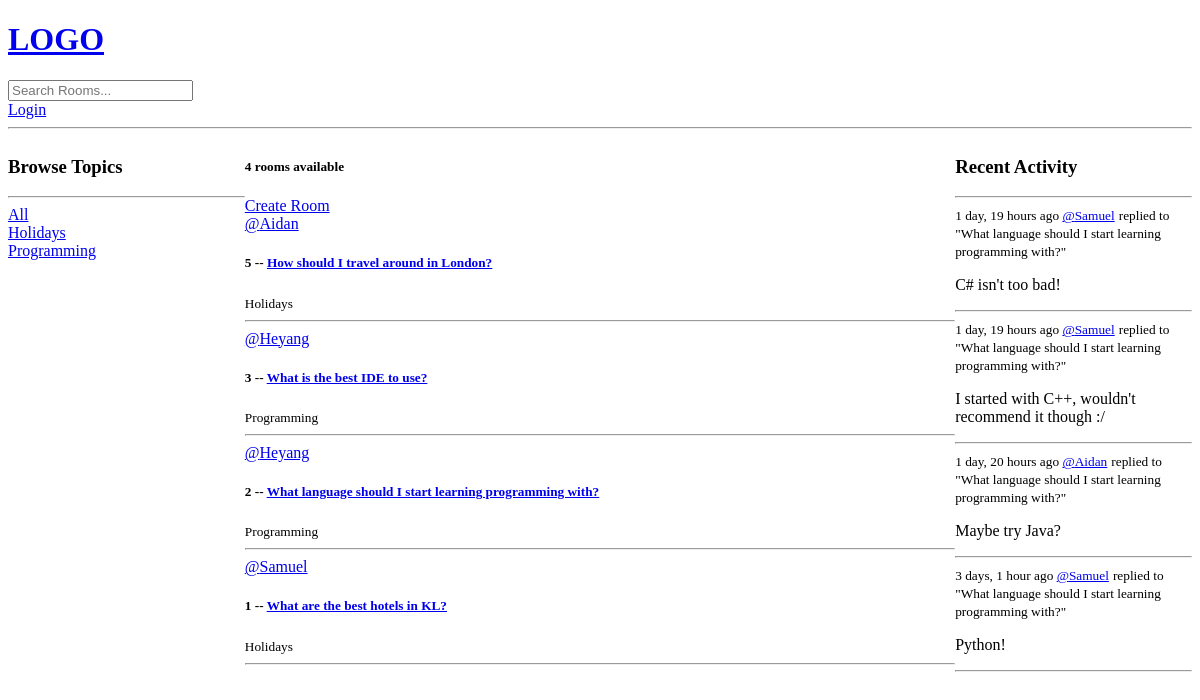
The app's page /, older data.
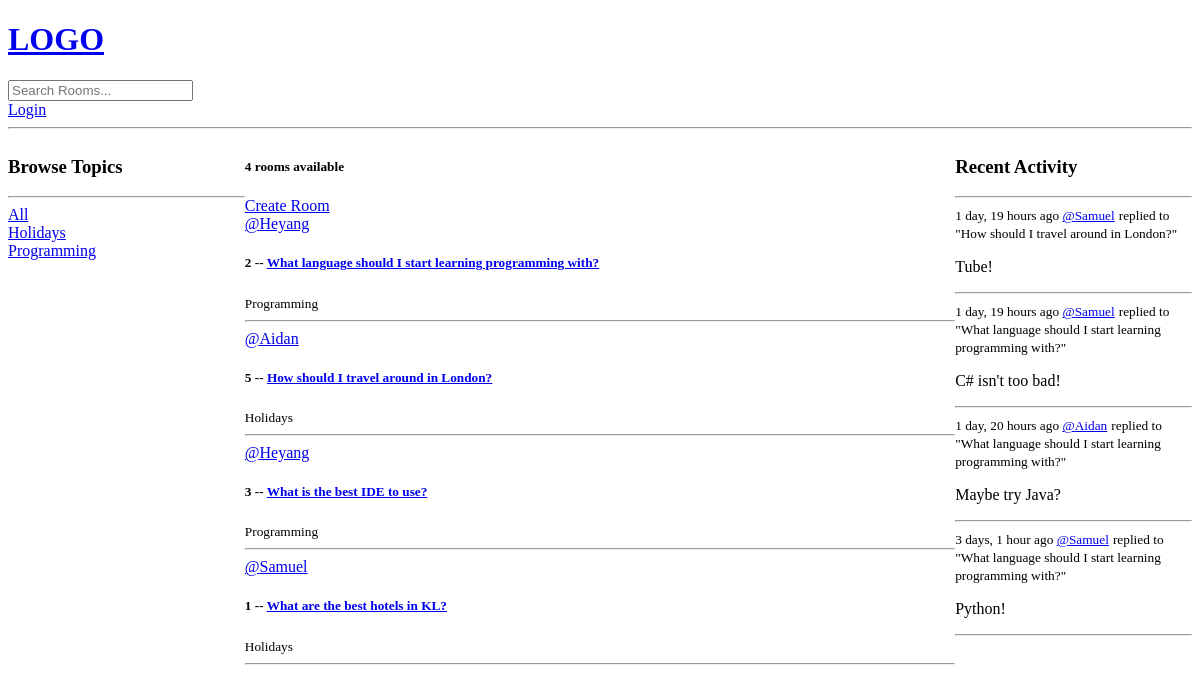
The same page, newer data.
### base/models.py (models this page shows, shortened)
class Topic(models.Model):
    name = models.CharField(max_length=250)

class Room(models.Model):
    host = models.ForeignKey(User, on_delete=models.SET_NULL, null=True)
    topic = models.ForeignKey(Topic, on_delete=models.SET_NULL, null=True)
    name = models.CharField(max_length=200)
    description = models.TextField(null=True, blank=True)
    participants = models.ManyToManyField(User, related_name='participants', blank=True)
    updated = models.DateTimeField(auto_now=True)
    created = models.DateTimeField(auto_now_add=True)
    class Meta:
        ordering = ['-updated', '-created']
    def __str__(self):
        return self.name

class Message(models.Model):
    user = models.ForeignKey(User, on_delete=models.CASCADE)
    room = models.ForeignKey(Room, on_delete=models.CASCADE)
    body = models.TextField()
    updated = models.DateTimeField(auto_now=True)
    created = models.DateTimeField(auto_now_add=True)
    class Meta:
        ordering = ['-updated', '-created']

### base/views.py (the view)
# urls.py: path('', views.home, name="home"),
def home(request):
    q = request.GET.get('q') if request.GET.get('q') != None else ''
    rooms = Room.objects.filter(
        Q(topic__name__icontains=q) |
        Q(name__icontains=q) |
        Q(description__icontains=q)
    )
    topics = Topic.objects.all()
    room_count = rooms.count()
    room_activity = Message.objects.filter(Q(room__topic__name__icontains=q))
    context = {'rooms':rooms, 'topics': topics, 'room_count': room_count, 'room_activity': room_activity}
    return render(request, 'base/homepg.html', context)

### base/templates/base/homepg.html (shortened to what this page needs)
{% extends 'main.html' %}
{% block content %}
<div class="home-container">
    <div>
        {% include 'components/topics_component.html' %}
    </div>
    <div>
        <h5>{{room_count}} rooms available</h5>
        <a href="{% url 'create-room' %}">Create Room</a>
        <div>
            {% include 'components/room_component.html' %}
        </div>
    </div>
    <div>
        {% include 'components/activity_feed.html' %}
    </div>
</div>
{% endblock %}

### base/templates/components/topics_component.html
<h3>Browse Topics</h3>
<hr>
<div>
    <a href="{% url 'home' %}">All</a>
</div>
{% for topic in topics %}
<div>
    <a href="{% url 'home' %}?q={{topic.name}}">{{topic.name}}</a>
</div>
{% endfor %}

### base/templates/components/room_component.html (shortened to what this page needs)
{% for room in rooms %}
<div>
    <a href="{% url 'user-profile' room.host.id %}">@{{room.host.username}}</a>
    <h5>{{room.id}} -- <a href="{% url 'room' room.id %}">{{room.name}}</a></h5>
    <small>{{room.topic.name}}</small>
    <hr>
</div>
{% endfor %}

### base/templates/components/activity_feed.html (shortened to what this page needs)
<h3>Recent Activity</h3>
<hr>
{% for message in room_activity %}
    <div>
        <small>{{message.created|timesince}} ago <a href="{% url 'user-profile' message.user.id %}">@{{message.user}}</a></small>
        <small>replied to "{{message.room}}"</small>
        <p>{{message.body}}</p>
        <hr>
    </div>
{% endfor %}

Row changes from the older to the newer data that the page shows:
removed Message: created "1 day, 19 hours", user "Samuel", room "What language should I start learning programming with?", body "I started with C++, wouldn't recommend it though :/"
changed Room "What language should I start learning programming with?": moves up the list
added Message: created "1 day, 19 hours", user "Samuel", room "How should I travel around in London?", body "Tube!"
